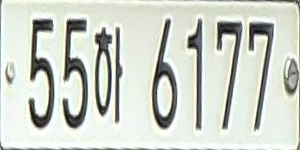
#> input picture 04_opencv/extracted_plates/plate_01.png, 300 x 150 px; its folder holds 5 pictures in this run
$ python plate_processor_park.py
#> lines starting #> are read from the running program, lines starting #| are printed output that depends on the picture; after the words box and inside, x2 and y2 are one past the last pixel; in counts of white or black regions, pixels touching at a corner belong together
# 자동차 번호판 추출

import cv2
import numpy as np
import os
from matplotlib import pyplot as plt

# @추출된 번호판 이미지 불러오기
def load_extracted_plate(plate_name):
#> called with plate_name = 'plate_01'
    plate_path = f'../extracted_plates/{plate_name}.png'

    if os.path.exists(plate_path):
        plate_img = cv2.imread(plate_path)
#> plate_img is the input picture: shape (150, 300, 3); mean B, G, R 201.5, 210.7, 206.2
        print(f"번호판 이미지 로드 완료: {plate_img.shape}")
#| 번호판 이미지 로드 완료: (150, 300, 3)
        return plate_img

    else:
        print(f"파일을 찾을 수 없습니다: {plate_path}")
        return None


# @추출된 번호판을 그레이스케일로 변환
def convert_to_grayscale(plate_img):
    gray_plate = cv2.cvtColor(plate_img, cv2.COLOR_BGR2GRAY)    # BGR을 그레이스케일로 변환
    plt.figure(figsize=(12, 4))    # 결과 비교 시각화

    plt.subplot(1, 2, 1)
    plt.imshow(cv2.cvtColor(plate_img, cv2.COLOR_BGR2RGB))
    plt.title('Original Extracted Plate')
    plt.axis('off')

    plt.subplot(1, 2, 2)
    plt.imshow(gray_plate, cmap='gray')
    plt.title('Grayscale Plate')
    plt.axis('off')

    plt.tight_layout()
    plt.show()
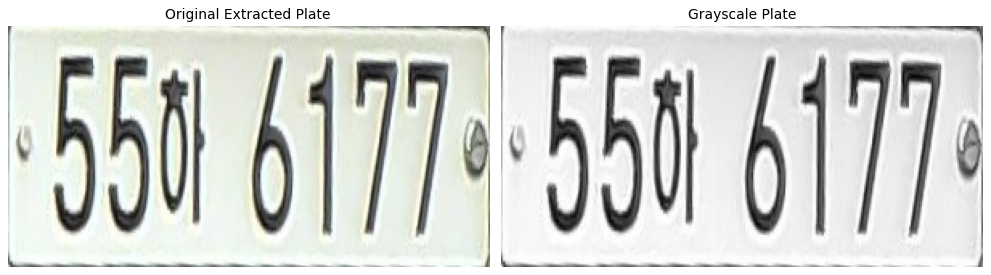
#> figure drawn by matplotlib, 2 panels

    return gray_plate


# @추출된 번호판 이미지 대비 최대화 함수
def maximize_contrast(gray_plate):
    # 모폴로지 연산용 구조화 요소 (번호판용으로 작게 설정)
    kernel = cv2.getStructuringElement(cv2.MORPH_RECT, (2, 2))  # 3x3 → 2x2로 축소

    # Top Hat: 밝은 세부사항 (흰 배경) 강조
    tophat = cv2.morphologyEx(gray_plate, cv2.MORPH_TOPHAT, kernel)

    # Black Hat: 어두운 세부사항 (검은 글자) 강조
    blackhat = cv2.morphologyEx(gray_plate, cv2.MORPH_BLACKHAT, kernel)

    # 대비 향상 적용
    enhanced = cv2.add(gray_plate, tophat)
    enhanced = cv2.subtract(enhanced, blackhat)

    # 추가: 히스토그램 균등화로 대비 더욱 향상
    enhanced = cv2.equalizeHist(enhanced)
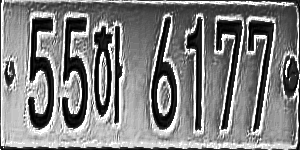
#> enhanced: shape (150, 300); min 0, max 255, mean 127.2

    # 결과 비교
    plt.figure(figsize=(15, 4))

    plt.subplot(1, 4, 1)        # 1행 4열의 배열에서 첫 번째 위치
    plt.imshow(gray_plate, cmap='gray') # 그레이스케일된 이미지
    plt.title('Original Gray')  # 서브플롯 제목
    plt.axis('off')             # 축 눈금, 테두리 제거

    plt.subplot(1, 4, 2)
    plt.imshow(tophat, cmap='gray')     # 탑햇
    plt.title('Top Hat')
    plt.axis('off')

    plt.subplot(1, 4, 3)
    plt.imshow(blackhat, cmap='gray')   # 블랫햇
    plt.title('Black Hat')
    plt.axis('off')

    plt.subplot(1, 4, 4)
    plt.imshow(enhanced, cmap='gray')   # 대비 향상된 이미지
    plt.title('Enhanced Contrast')
    plt.axis('off')

    plt.tight_layout()
    plt.show()

    return enhanced


# @대비 향상 기법 추가 함수
def advanced_contrast_enhancement(gray_plate):

    # CLAHE (적응형 히스토그램 균등화)
    clahe = cv2.createCLAHE(clipLimit=3.0, tileGridSize=(2,1))  # 번호판용 설정
    clahe_result = clahe.apply(gray_plate)

    return clahe_result


# @번호판 적응형 임계처리 함수
def adaptive_threshold_plate(enhanced_plate):

    # 1단계: 가벼운 블러링 (노이즈 제거, 글자는 보존)
    blurred = cv2.GaussianBlur(enhanced_plate, (5, 5), 0)  # 5x5 → 3x3로 축소
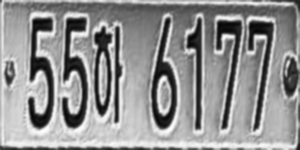
#> blurred: shape (150, 300); min 6, max 254, mean 145.8

    # 2단계: 번호판 최적화 적응형 임계처리
    thresh_adaptive = cv2.adaptiveThreshold(

        blurred,
        maxValue=255,
        adaptiveMethod=cv2.ADAPTIVE_THRESH_GAUSSIAN_C,
        thresholdType=cv2.THRESH_BINARY,  # BINARY_INV 대신 BINARY 사용
        blockSize=21,  # 19 → 11로 축소 (번호판 크기에 맞춤)
        C=5           # 9 → 2로 축소 (세밀한 조정)
    )
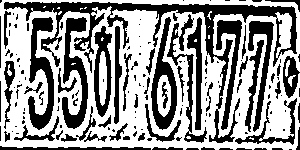
#> thresh_adaptive: shape (150, 300); 58.6% white; 149 black regions (91 under 20 px), largest, box (x1, y1, x2, y2) and area: (4, 2, 297, 143) 4736, (28, 17, 54, 130) 1367, (62, 17, 88, 129) 1339

    # 3단계: Otsu 임계처리와 비교
    _, thresh_otsu = cv2.threshold(blurred, 0, 255, cv2.THRESH_BINARY + cv2.THRESH_OTSU)
#> thresh_otsu: shape (150, 300); 65.9% white; 54 black regions (31 under 20 px), largest, box (x1, y1, x2, y2) and area: (5, 0, 300, 54) 5117, (28, 17, 54, 129) 1394, (62, 17, 88, 128) 1389

    # @직접 임계값 조정
    threshold_value = 35
    _, thresh_manual = cv2.threshold(blurred, threshold_value, 255, cv2.THRESH_BINARY_INV)
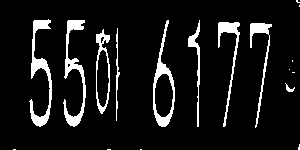
#> thresh_manual: shape (150, 300); 8.8% white; 18 white regions (9 under 20 px)

    # 4단계: 결과 비교
    plt.figure(figsize=(16, 4))

    plt.subplot(1, 4, 1)
    plt.imshow(enhanced_plate, cmap='gray')     # 대비 향상 이미지
    plt.title('Enhanced Plate')
    plt.axis('off')

    plt.subplot(1, 4, 2)
    plt.imshow(thresh_manual, cmap='gray')      # 메뉴얼
    plt.title('manual')
    plt.axis('off')

    plt.subplot(1, 4, 3)
    plt.imshow(thresh_adaptive, cmap='gray')    # 적응형 쓰레시홀딩
    plt.title('Adaptive Threshold')
    plt.axis('off')

    plt.subplot(1, 4, 4)
    plt.imshow(thresh_otsu, cmap='gray')        # 오츠의 이진화 알고리즘
    plt.title('Otsu Threshold')
    plt.axis('off')

    plt.tight_layout()
    plt.show()

    return thresh_adaptive, thresh_otsu, thresh_manual


# @번호판에서 윤관선 검출하는 함수
def find_contours_in_plate(thresh_plate):

    # 윤곽선 검출
    contours, hierarchy = cv2.findContours(
        thresh_plate,                   # 이진화된 번호판 이미지
        mode=cv2.RETR_EXTERNAL,         # 가장 바깥쪽 윤곽선만 검출
        method=cv2.CHAIN_APPROX_SIMPLE  # 윤곽선 단순화
    )
#> contours = 18 contours, 9 with area under 20; largest, box (x1, y1, x2, y2) and area: (153, 20, 175, 127) 1130, (96, 29, 110, 114) 820, (29, 19, 52, 127) 619, (63, 20, 86, 127) 588, (218, 22, 240, 127) 332

    # 결과 시각화용 이미지 생성 (컬러)
    height, width = thresh_plate.shape
#> height = 150; width = 300
    contour_image = cv2.cvtColor(thresh_plate, cv2.COLOR_GRAY2BGR)
#> contour_image: shape (150, 300, 3); 8.8% white; 18 white regions (9 under 20 px)


    # 모든 윤곽선을 다른 색으로 그리기
    colors = [(255, 0, 0), (0, 255, 0), (0, 0, 255), (255, 255, 0),
              (255, 0, 255), (0, 255, 255), (128, 0, 128), (255, 165, 0)]

    for i, contour in enumerate(contours):
        color = colors[i % len(colors)]  # 색상 순환
        cv2.drawContours(contour_image, [contour], -1, color, 2)

        # 윤곽선 번호 표시
        M = cv2.moments(contour)

        if M["m00"] != 0:
            cx = int(M["m10"] / M["m00"])
            cy = int(M["m01"] / M["m00"])
            cv2.putText(contour_image, str(i+1), (cx-5, cy+5),
                       cv2.FONT_HERSHEY_SIMPLEX, 0.4, (255, 255, 255), 1)
#> this loop made 18 passes
#> (color, cx, cy) on passes 4, 5, 9, 10, 11, 12, 13, 14, 15, 16, 18: ((255, 255, 0), 298, 147), ((255, 0, 255), 289, 88), ((255, 0, 0), 102, 73), ((0, 255, 0), 116, 71), ((0, 0, 255), 259, 47), ((255, 255, 0), 228, 46), ((255, 0, 255), 195, 56), ((0, 255, 255), 163, 91), ((128, 0, 128), 73, 72), ((255, 165, 0), 39, 72), ((0, 255, 0), 296, 1)
#> (contour, color) on passes 1, 2, 3, 6, 7, 8: ([[140, 149], [141, 149]], (255, 0, 0)), ([[107, 149], [110, 149]], (0, 255, 0)), ([[13, 149], [15, 149]], (0, 0, 255)), ([[292, 72], [294, 72]], (0, 255, 255)), ([[289, 69]], (128, 0, 128)), ([[292, 60], [292, 61]], (255, 165, 0))
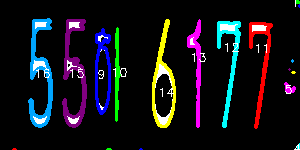
#> contour_image: shape (150, 300, 3); mean B, G, R 25.4, 19.8, 20.1

    # 결과 시각화
    plt.figure(figsize=(15, 5))

    plt.subplot(1, 3, 1)
    plt.imshow(thresh_plate, cmap='gray')
    plt.title('Binary Plate')
    plt.axis('off')

    plt.subplot(1, 3, 2)
    plt.imshow(contour_image)
    plt.title(f'Contours Detected: {len(contours)}')
    plt.axis('off')

    # 윤곽선 정보 표시
    plt.subplot(1, 3, 3)
    contour_info = np.zeros((height, width, 3), dtype=np.uint8)

    for i, contour in enumerate(contours):
        area = cv2.contourArea(contour)
        x, y, w, h = cv2.boundingRect(contour)

        # 경계 사각형 그리기
        cv2.rectangle(contour_info, (x, y), (x+w, y+h), colors[i % len(colors)], 1)

        # 면적 정보 표시 (작은 글씨로)
        cv2.putText(contour_info, f'A:{int(area)}', (x, y-2),
                   cv2.FONT_HERSHEY_SIMPLEX, 0.25, (255, 255, 255), 1)
#> this loop made 18 passes
#> (area, x, y, w, h) on passes 5, 9, 10, 11, 12, 13, 14, 15, 16: (22, 285, 83, 10, 9), (820, 96, 29, 14, 85), (52.5, 116, 28, 4, 93), (287, 250, 23, 22, 105), (331.5, 218, 22, 22, 105), (195, 188, 20, 12, 107), (1130.5, 153, 20, 22, 107), (587.5, 63, 20, 23, 107), (619, 29, 19, 23, 108)
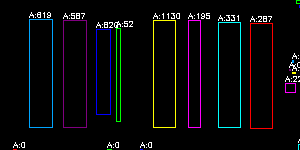
#> contour_info: shape (150, 300, 3); mean of channels 0, 1, 2 9.8, 8.5, 8.6; drawn as B, G, R

    plt.imshow(contour_info)
    plt.title('Bounding Rectangles')
    plt.axis('off')

    plt.tight_layout()
    plt.show()
#> figure, not shown here; B, G, R data is drawn as R, G, B

    # 윤곽선 정보 출력
    print("=== 윤곽선 검출 결과 ===")
    print(f"총 윤곽선 개수: {len(contours)}")
#| 총 윤곽선 개수: 18

    for i, contour in enumerate(contours):
        area = cv2.contourArea(contour)
        x, y, w, h = cv2.boundingRect(contour)
        aspect_ratio = w / h if h > 0 else 0
        print(f"윤곽선 {i+1}: 면적={area:.0f}, 크기=({w}×{h}), 비율={aspect_ratio:.2f}")
#> this loop made 18 passes
#> (area, x, y, w, h, aspect_ratio) on passes 5, 9, 10, 11, 12, 13, 14, 15, 16: (22, 285, 83, 10, 9, 1.11), (820, 96, 29, 14, 85, 0.165), (52.5, 116, 28, 4, 93, 0.043), (287, 250, 23, 22, 105, 0.21), (331.5, 218, 22, 22, 105, 0.21), (195, 188, 20, 12, 107, 0.112), (1130.5, 153, 20, 22, 107, 0.206), (587.5, 63, 20, 23, 107, 0.215), (619, 29, 19, 23, 108, 0.213)
#| 윤곽선 1: 면적=0, 크기=(2×1), 비율=2.00
#| 윤곽선 2: 면적=0, 크기=(4×1), 비율=4.00
#| 윤곽선 3: 면적=0, 크기=(3×1), 비율=3.00
#| 윤곽선 4: 면적=2, 크기=(2×6), 비율=0.33
#| 윤곽선 5: 면적=22, 크기=(10×9), 비율=1.11
#| 윤곽선 6: 면적=0, 크기=(3×1), 비율=3.00
#| 윤곽선 7: 면적=0, 크기=(1×1), 비율=1.00
#| 윤곽선 8: 면적=0, 크기=(1×2), 비율=0.50
#> (further printed lines are left out)

    return contours, contour_image

# @무인이동체 시점에서 윤곽선 활용
def prepare_for_next_step(contours, contours_plate):
    print("=== 다음 단계 준비 ===")

    # 윤곽선이 충분히 검출되었는지 확인
    if len(contours) < 5:
        print("윤곽선이 적게 검출되었습니다. 전처리 단계를 재검토하세요.")
    elif len(contours) > 20:
        print("윤곽선이 너무 많이 검출되었습니다. 노이즈 제거가 필요할 수 있습니다.")
    else:
        print("적절한 수의 윤곽선이 검출되었습니다.")

    # 잠재적 글자 후보 개수 추정
    potential_chars = 0
    for contour in contours:
        area = cv2.contourArea(contour)
        if 30 < area < 2000:  # 글자 크기 범위 추정
            potential_chars += 1

    print(f"잠재적 글자 후보: {potential_chars}개")

    return potential_chars

# @처리된 이미지 저장 함수
def save_processed_results(plate_name, gray_plate, advanced_plate, enhanced_plate, thresh_manual, contours_image):

    # 저장 폴더 생성
    save_dir = '../processed_plates'
    if not os.path.exists(save_dir):
        os.makedirs(save_dir)

    # 각 단계별 결과 저장
    cv2.imwrite(f'{save_dir}/{plate_name}_1_gray.png', gray_plate)
    cv2.imwrite(f'{save_dir}/{plate_name}_2_advanced.png', advanced_plate)
    cv2.imwrite(f'{save_dir}/{plate_name}_3_enhanced.png', enhanced_plate)
    cv2.imwrite(f'{save_dir}/{plate_name}_4_threshold.png', thresh_manual)
    cv2.imwrite(f'{save_dir}/{plate_name}_5_contours.png', contours_image)

    print(f"처리 결과 저장 완료: {save_dir}/{plate_name}_*.png")

# @메인 실행

plate_name = 'plate_01'
plate_img = load_extracted_plate('plate_01')        # plate_01.png 불러옴
if plate_img is not None:
    gray_plate = convert_to_grayscale(plate_img)    # 그레이 스케일로 변환

enhanced_plate = maximize_contrast(gray_plate)      # 대비 향상

advanced_plate = advanced_contrast_enhancement(enhanced_plate)  # 대비 추가 향상

thresh_adaptive, thresh_otsu, thresh_manual = adaptive_threshold_plate(advanced_plate)  #스레시홀딩

contours, contours_image = find_contours_in_plate(thresh_manual)  #윤곽선 검출

potential_chars = prepare_for_next_step(contours, contours_image)
#> the loop in prepare_for_next_step, `for contour in contours:` made 18 passes
#> area on passes 5, 9, 10, 11, 12, 13, 14, 15, 16: 22, 820, 52.5, 287, 331.5, 195, 1130.5, 587.5, 619
#> after the loop in prepare_for_next_step, `for contour in contours:`: potential_chars = 8
#| 잠재적 글자 후보: 8개
#> potential_chars = 8

save_processed_results(plate_name = plate_name,
                       gray_plate = gray_plate,
                       advanced_plate = advanced_plate,
                       enhanced_plate = enhanced_plate,
                       thresh_manual = thresh_manual,
                       contours_image = contours_image)

cv2.waitKey(0)
cv2.destroyAllWindows()
